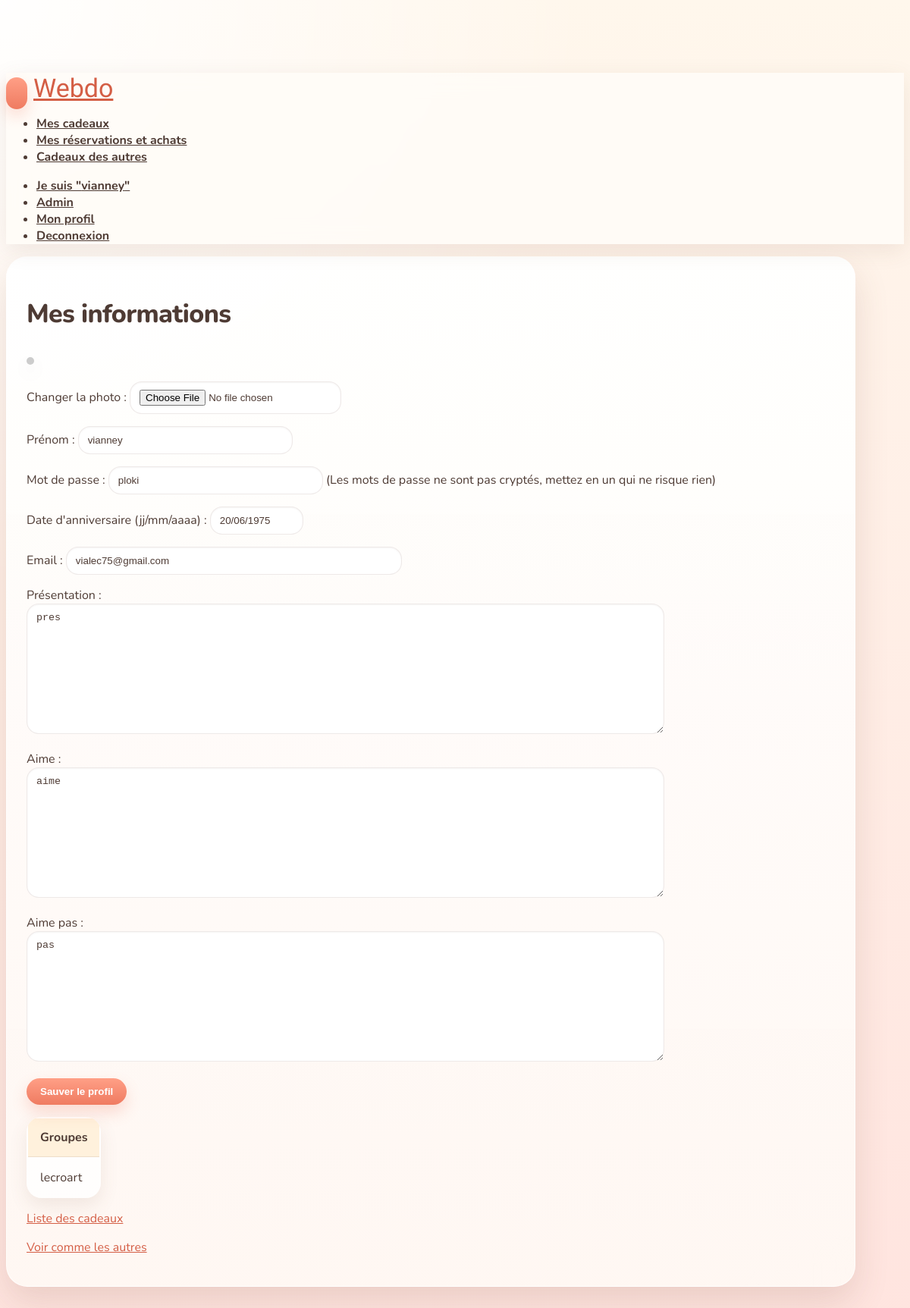
Screenshot of /profil.php (signed in) with the database file from the repository.
### tables this page shows
CREATE TABLE membre (
  id INTEGER PRIMARY KEY AUTOINCREMENT,
  motPasse TEXT NOT NULL DEFAULT '',
  prenom TEXT DEFAULT NULL,
  anniversaire TEXT DEFAULT NULL,
  presentation TEXT,
  email TEXT DEFAULT NULL,
  photo TEXT DEFAULT NULL,
  aime TEXT NOT NULL DEFAULT '',
  aimepas TEXT NOT NULL DEFAULT ''
, admin INTEGER NOT NULL DEFAULT 0);

CREATE TABLE groupe (
  id INTEGER NOT NULL,
  idMembre INTEGER NOT NULL DEFAULT 0,
  nom TEXT DEFAULT NULL,
  PRIMARY KEY (id, idMembre)
);

### src/i_sql.php (called while the page is built, shortened)
<?
require_once(__DIR__.'/i_config.php');
function sql_bootstrap_schema() {
	return <<<SQL
CREATE TABLE IF NOT EXISTS commentaire (
  id INTEGER PRIMARY KEY AUTOINCREMENT,
  idKdo INTEGER NOT NULL DEFAULT 0,
  commentaire TEXT NOT NULL,
  creeLe TEXT NOT NULL DEFAULT '',
  creePar INTEGER NOT NULL DEFAULT 0,
  visible INTEGER NOT NULL DEFAULT 0,
  supprime INTEGER NOT NULL DEFAULT 0
);
CREATE TABLE IF NOT EXISTS evenement (
  id INTEGER PRIMARY KEY AUTOINCREMENT,
  date TEXT NOT NULL DEFAULT '',
  titre TEXT NOT NULL DEFAULT '',
  description TEXT,
  groupe INTEGER NOT NULL DEFAULT 0,
  supprime INTEGER NOT NULL DEFAULT 0
);
CREATE TABLE IF NOT EXISTS groupe (
  id INTEGER NOT NULL,
  idMembre INTEGER NOT NULL DEFAULT 0,
  nom TEXT DEFAULT NULL,
  PRIMARY KEY (id, idMembre)
);
CREATE TABLE IF NOT EXISTS kdo (
  id INTEGER PRIMARY KEY AUTOINCREMENT,
  pour INTEGER NOT NULL DEFAULT 0,
  titre TEXT NOT NULL DEFAULT '',
  description TEXT,
  url TEXT DEFAULT NULL,
  image TEXT DEFAULT NULL,
  creeLe TEXT NOT NULL DEFAULT '',
  creePar INTEGER NOT NULL DEFAULT 0,
  reserveLe TEXT DEFAULT NULL,
  reservePar INTEGER DEFAULT NULL,
  acheteLe TEXT DEFAULT NULL,
  achetePar INTEGER DEFAULT NULL,
  partage INTEGER NOT NULL DEFAULT 0,
  supprime INTEGER NOT NULL DEFAULT 0,
  priorite INTEGER NOT NULL DEFAULT 3
);
CREATE TABLE IF NOT EXISTS membre (
  id INTEGER PRIMARY KEY AUTOINCREMENT,
  motPasse TEXT NOT NULL DEFAULT '',
  prenom TEXT DEFAULT NULL,
  anniversaire TEXT DEFAULT NULL,
  presentation TEXT,
  email TEXT DEFAULT NULL,
  photo TEXT DEFAULT NULL,
  aime TEXT NOT NULL DEFAULT '',
  aimepas TEXT NOT NULL DEFAULT ''
);
CREATE TABLE IF NOT EXISTS partage (
  idKdo INTEGER DEFAULT 0,
  partagePar INTEGER NOT NULL DEFAULT 0,
  combien TEXT DEFAULT NULL,
  supprime INTEGER DEFAULT 0
);
SQL;
}
function sql_get_connection() {
	static $pdo = null;
	if ($pdo !== null) {
		return $pdo;
	}
	global $dbpath;
	try {
		$pdo = new PDO('sqlite:'.$dbpath);
		$pdo->setAttribute(PDO::ATTR_ERRMODE, PDO::ERRMODE_EXCEPTION);
		$pdo->setAttribute(PDO::ATTR_DEFAULT_FETCH_MODE, PDO::FETCH_ASSOC);
		$pdo->exec('PRAGMA foreign_keys = ON');
		$pdo->exec(sql_bootstrap_schema());
	} catch (PDOException $e) {
		die("La connexion a échoué ! ".$e->getMessage());
	}
	return $pdo;
}
function sql_normalize_query($requete) {
	$patterns = array(
		'/SUBDATE\(NOW\(\), "([0-9]+) days"\)/i' => "datetime('now', '-$1 days')",
		'/SUBDATE\(NOW\(\), \'([0-9]+) days\'\)/i' => "datetime('now', '-$1 days')",
	);
	$requete = preg_replace(array_keys($patterns), array_values($patterns), $requete);
	$requete = str_replace("\\'", "''", $requete);
	$requete = str_replace('\\"', '""', $requete);
	return $requete;
}
function sql_select($requete, &$nblignes) {
	$pdo = sql_get_connection();
	$requete = sql_normalize_query($requete);
	try {
		$statement = $pdo->query($requete);
		$res = $statement->fetchAll();
		return $res;
	} catch (PDOException $e) {
		die("La requete sur la base a échoué : ".$requete." (".$e->getMessage().")");
	}
}
function prenom_simple($id) {
	$res = sql_select("select prenom from membre where id=$id", $nb);
	return $res[0]['prenom'];
}
?>

### src/profil.php (the view, shortened to what this page needs)
<?
require_once(__DIR__.'/i_divers.php');
$id = get_param_int('id');
if($id <= 0) $id = $_SESSION['idUtilisateur'];
$view = get_param('view');
$edit = $id == $_SESSION['idUtilisateur'] && !$view;
$res = sql_select("select * from membre where id = ".$id, $nbRep);
$motPasse = $res[0]["motPasse"];
$prenom = $res[0]["prenom"];
$anniversaire = array('', '', '');
if($res[0]["anniversaire"] != '') {
	$anniversaire_parts = explode("-", $res[0]["anniversaire"]);
	if(count($anniversaire_parts) == 3) {
		$anniversaire = $anniversaire_parts;
	}
}
$presentation = $res[0]["presentation"];
$email = $res[0]["email"];
$photo = $res[0]["photo"];
$aime = $res[0]["aime"];
$aimepas = $res[0]["aimepas"];
aff_header();
echo '<div class="box pink">';
if($edit) echo '<form name="PROFIL_FORM" enctype="multipart/form-data" method="post" action="r_modifie_profil.php">';
echo '<h2>';
if($edit) { echo "Mes informations"; } else { echo "Les informations de $prenom"; }
echo '</h2>';
echo '<p class="center"><img class="tbp" src="'.user_avatar_url($photo, $prenom).'"/></p>';
if ($edit) {
	echo '<p>Changer la photo : <input name="photo" type="file" /></p>';
}
if ($edit) {
	echo '<p>Prénom : <input type="text" name="prenom" size="30" value="'.h($prenom).'" />';
} else {
	echo '<p>Prénom : '.$prenom;
}
echo '</p>';
if ($edit) {
	echo '<p>Mot de passe : <input type="text" size="30" name="motPasse" value="'.h($motPasse).'" /> (Les mots de passe ne sont pas cryptés, mettez en un qui ne risque rien)</p>';
}
if ($edit) {
	echo '<p>Date d\'anniversaire (jj/mm/aaaa) : ';
	echo '<input type="text" name="anniversaire" size="10" value="'.h($anniversaire[2].'/'.$anniversaire[1]."/".$anniversaire[0]).'" />';
} else {
	echo '<p>Date d\'anniversaire : '.$anniversaire[2]."/".$anniversaire[1]."/".$anniversaire[0];
}
echo '</p>';
echo '<p>Email : ';
if ($edit) {
	echo '<input type="text" name="email" size="50" value="'.h($email).'" />';
} else {
	echo '<a href="'.safe_url('mailto:'.$email).'">'.h($email).'</a>';
}
echo '</p>';
if ($edit) {
	echo '<p>Présentation :<br/>';
	echo '<textarea name="presentation" cols="100" rows="10">'.h($presentation).'</textarea>';
} else {
	echo '<p>Présentation : '.embellir($presentation);
}
echo '</p>';
if ($edit) {
	echo '<p>Aime :<br/>';
	echo '<textarea name="aime" cols="100" rows="10">'.h($aime).'</textarea>';
} else {
	echo '<p><table class="gifts">';
	echo '<tr><th><span class="emoji-icon with-gap" aria-hidden="true">🙂</span>Aime</th></tr>';
	echo '<tr><td>'.embellir($aime).'</td></tr>';
	echo '</table>';
}
echo '</p>';
if ($edit) {
	echo '<p>Aime pas :<br/>';
	echo '<textarea name="aimepas" cols="100" rows="10">'.h($aimepas).'</textarea>';
} else {
	echo '<p><table class="gifts">';
	echo '<tr><th><span class="emoji-icon with-gap" aria-hidden="true">🙃</span>Aime pas</th></tr>';
	echo '<tr><td>'.embellir($aimepas).'</td></tr>';
	echo '</table>';
}
echo '</p>';
if ($edit) {
	echo '<input type="submit" name="valider" value="Sauver le profil" /></form>';
}
echo '<p>';
aff_groupe($id, false, 0);
echo '</p>';
echo '<p><a href="les_kdos.php?pour='.$id.'">Liste des cadeaux</a></p>';
if($id == $_SESSION['idUtilisateur']) {
	if($view) {
		echo '<p><a href="profil.php">Editer mon profil</a></p>';
	} else {
		echo '<p><a href="profil.php?view=1">Voir comme les autres</a></p>';
	}
}
echo '</div>';
aff_footer();
?>

### src/i_divers.php (shortened to what this page needs)
<?
require_once(__DIR__.'/i_sql.php');
function aff_header() {
?>
<!DOCTYPE html PUBLIC "-//W3C//DTD XHTML 1.1//EN" "http://www.w3.org/TR/xhtml11/DTD/xhtml11.dtd">
<html xmlns="http://www.w3.org/1999/xhtml" xml:lang="fr">
<head>
		<link href="//netdna.bootstrapcdn.com/twitter-bootstrap/2.3.1/css/bootstrap-combined.min.css" rel="stylesheet">
		<link href="//netdna.bootstrapcdn.com/twitter-bootstrap/2.3.1/css/bootstrap-responsive.min.css" rel="stylesheet">
</head>
<body>
<? if(isset($_SESSION['idUtilisateur'])) { ?>
    <div class="navbar navbar-fixed-top">
      <div class="navbar-inner">
        <div class="container">
          <a class="btn btn-navbar" data-toggle="collapse" data-target=".nav-collapse">
          </a>
          <a class="brand" href="home.php">Webdo</a>
          <div class="nav-collapse">
            <ul class="nav">
			<li><a href="les_kdos.php?pour=<?= $_SESSION['idUtilisateur']; ?>">Mes cadeaux</a></li>
			<li><a href="resa.php">Mes réservations et achats</a></li>
			<li><a href="kdos.php">Cadeaux des autres</a></li>
            </ul>
            <ul class="nav pull-right">
			<li><a href="">Je suis "<?= prenom_simple($_SESSION['idUtilisateur']) ?>"</a></li>
			<? if(est_admin()) { ?><li><a href="admin.php">Admin</a></li><? } ?>
			<li><a href="profil.php">Mon profil</a></li>
			<li><a href="logout.php">Deconnexion</a></li>
            </ul>
          </div>
        </div>
      </div>
    </div>
<? } ?>
<div class="container app-shell">
<?
}
function aff_footer() {
?>
<?php
	echo "</body>\n";
	echo "</html>\n";
}
function est_admin() {
	$res = sql_select("select admin from membre where id=".$_SESSION['idUtilisateur'], $nbRep);
	return $nbRep == 1 && intval($res[0]['admin']) == 1;
}
function aff_groupe($id, $edit, $value) {
	$res = sql_select("select id,nom from groupe where idMembre=$id", $nb);
	if($edit) {
		echo 'Groupe : <select name="groupe">';
		foreach($res as $val) {
			echo '<option value="'.$val['id'].'"';
			if($value == $val['id']) echo ' selected="selected"';
			echo '>'.$val['nom'];
		}
		echo '</select>';
		echo "<br/><br/>";
	} else {
		if(count($res) == 0) { echo "Aucun groupe"; }
		else {
			echo '<table class="gifts">';
			echo '<tr><th>Groupes</th></tr>';
			foreach($res as $g) echo '<tr><td>'.$g['nom'].'</td></tr>';
			echo '</table>';
		}
	}
}
function get_param($key) {
	if(isset($_GET[$key])) $value = $_GET[$key];
	else if(isset($_POST[$key])) $value = $_POST[$key];
	else $value = '';
	return addslashes($value);
}
function h($value) {
	return htmlspecialchars((string)$value, ENT_QUOTES, 'UTF-8');
}
function default_avatar_url($seed) {
	$seed = trim((string)$seed);
	return 'https://api.dicebear.com/10.x/lorelei/svg?seed='.rawurlencode($seed);
}
function has_photo_file($filename) {
	$filename = basename((string)$filename);
	if($filename === '') return false;
	return is_file(photo_storage_dir().'/'.$filename);
}
function user_avatar_url($photo, $seed) {
	return default_avatar_url($seed);
}
?>

### src/i_divers.php (style rules this page uses)
:root { --bg-top: #fff7ec; --bg-bottom: #ffe4df; --surface: rgba(255,255,255,0.88); --surface-strong: #ffffff; --ink: #4e3b34; --ink-soft: #7b625a; --accent: #ee7a5f; --accent-dark: #d45e45; --accent-gold: #f0bf62; --line: rgba(116, 78, 68, 0.12); --shadow: 0 20px 45px rgba(122, 82, 62, 0.16); --shadow-soft: 0 10px 24px rgba(122, 82, 62, 0.10); }
body { padding-top: 88px; background: radial-gradient(circle at top left, rgba(255,255,255,0.95), rgba(255,255,255,0) 36%), linear-gradient(180deg, var(--bg-top), var(--bg-bottom)); color: var(--ink); font-family: 'Nunito', sans-serif; min-height: 100vh; }
.container { max-width: 1120px; }
.navbar-fixed-top .navbar-inner { background: rgba(255, 252, 248, 0.88); backdrop-filter: blur(14px); border: 0; box-shadow: 0 8px 28px rgba(112, 78, 62, 0.10); }
.navbar .brand { font-family: 'Patrick Hand', cursive; font-size: 34px; color: var(--accent-dark); text-shadow: none; padding-top: 16px; }
.navbar .nav > li > a, .navbar .nav.pull-right > li > a { color: var(--ink); font-weight: 700; text-shadow: none; padding-top: 20px; padding-bottom: 20px; }
.navbar .btn-navbar { background: linear-gradient(180deg, #ff9f86, #ef7b61); border: 0; border-radius: 999px; box-shadow: 0 10px 20px rgba(239, 123, 97, 0.24); margin-top: 14px; margin-right: 8px; padding: 10px 14px; }
.app-shell { padding-bottom: 48px; }
.hero-unit, .box { background: var(--surface); border: 1px solid rgba(255,255,255,0.65); box-shadow: var(--shadow); border-radius: 28px; }
h1, h2, h3 { color: var(--ink); text-shadow: none; font-weight: 800; }
h2 { font-size: 34px; letter-spacing: -0.02em; }
a { color: var(--accent-dark); text-shadow: none; }
.box { padding: 24px 26px; margin-bottom: 22px; }
.box > * { margin-left: 0; margin-right: 0; }
.box.pink, .box.violet { background: linear-gradient(180deg, rgba(255,255,255,0.94), rgba(255,248,243,0.95)), url("/bg_logo_annif.png") no-repeat right -16px bottom -18px / 180px; color: var(--ink); }
.btn, input[type="submit"], button { background: linear-gradient(180deg, #ff9f86, #ef7b61); border: 0; border-radius: 999px; box-shadow: 0 10px 20px rgba(239, 123, 97, 0.24); color: #fff; font-weight: 800; padding: 10px 18px; text-shadow: none; }
input[type="text"], input[type="password"], input[type="file"], select, textarea { background: rgba(255,255,255,0.95); border: 1px solid var(--line); border-radius: 16px; box-shadow: inset 0 1px 2px rgba(80, 53, 44, 0.05); color: var(--ink); padding: 10px 12px; }
textarea { min-height: 120px; }
.table, .gifts { background: rgba(255,255,255,0.82); border-radius: 20px; overflow: hidden; box-shadow: var(--shadow-soft); }
.table th, .gifts th { background: #fff1dc; color: var(--ink); border-bottom: 1px solid var(--line); }
.table td, .table th, .gifts td, .gifts th { padding: 14px 16px; }
.thumbnail, .tb, .tbp { border-radius: 22px; box-shadow: var(--shadow-soft); }
.tbp { max-height: 400px; width: auto; object-fit: contain; }

### rows the page displays
membre: prenom "vianney", motPasse "ploki", anniversaire "20/06/1975", email "vialec75@gmail.com", presentation "pres", aime "aime", aimepas "pas"
groupe: nom "lecroart"
